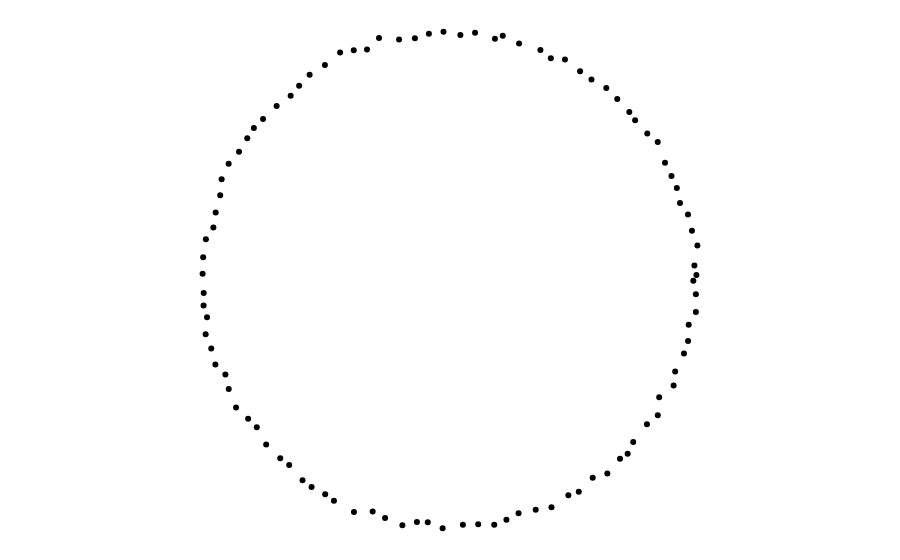

The notebook cell this image was saved under:
### Markdown cell above
Create some data

### Code cell
data1 = load_image_point_cloud("../data/data11.jpeg", n=500, threshold=0.95, intensity_weighted=False)

# make a circle as the data
data1 = np.array([[np.cos(theta), np.sin(theta)] for theta in np.linspace(0, 2 * np.pi, 100)]) + np.random.normal(scale=0.01, size=(100, 2))

ones = np.ones((data1.shape[0], 1))
print("Data shape:", ones.shape)

print("Data shape:", data1.shape)

func_basis = np.hstack((ones, data1,))  # Add a column of ones to the data

x2 = data1[:, 0] ** 2
y2 = data1[:, 1] ** 2
xy = data1[:, 0] * data1[:, 1]

func_basis = np.hstack((func_basis, xy[:, np.newaxis]))  # Add quadratic terms

print("Data shape after adding ones:", func_basis.shape)

plot_scatter_2d(data1, color = 'black').show()
dg1 = DiffusionGeometry.from_point_cloud(data1, function_basis=func_basis)
# dg1 = DiffusionGeometry.from_point_cloud(data1, rcond = 1e-1)

### Figure 1 — Plotly figure (JSON) as saved in the notebook; plotly's stock layout.template omitted (floating-point values rounded to 4 significant figures)
{"data": [{"marker": {"color": "black", "opacity": 1, "size": 6}, "mode": "markers", "type": "scatter", "x": [0.9919, 0.9963, 1.008, 0.9862, 0.9701, 0.9377, 0.9248, 0.9032, 0.8768, 0.8472, 0.8049, 0.7555, 0.7318, 0.683, 0.6385, 0.5782, 0.532, 0.4706, 0.4132, 0.3709, 0.2843, 0.218, 0.1862, 0.1055, 0.04592, -0.02266, -0.08199, -0.1388, -0.203, -0.2846, -0.3333, -0.3871, -0.4425, -0.5041, -0.5664, -0.6089, -0.6433, -0.7003, -0.7554, -0.7928, -0.8196, -0.853, -0.8951, -0.9237, -0.9294, -0.9478, -0.9572, -0.9875, -0.9986, -1.001, -0.9964, -0.997, -0.983, -0.9885, -0.9657, -0.949, -0.9083, -0.8948, -0.8649, -0.816, -0.781, -0.7428, -0.6856, -0.6493, -0.5952, -0.5583, -0.503, -0.4675, -0.3864, -0.3103, -0.2599, -0.1897, -0.1306, -0.08653, -0.02626, 0.05609, 0.1182, 0.1834, 0.2328, 0.2822, 0.3517, 0.4158, 0.4844, 0.5266, 0.5832, 0.6427, 0.694, 0.7251, 0.7478, 0.8035, 0.8474, 0.8533, 0.9117, 0.918, 0.9537, 0.9704, 0.973, 1.002, 1.002, 1.004], "y": [-0.005195, 0.05686, 0.1379, 0.1979, 0.2639, 0.3111, 0.3715, 0.42, 0.4741, 0.5587, 0.5934, 0.6464, 0.68, 0.7337, 0.7783, 0.8126, 0.846, 0.8933, 0.8987, 0.9318, 0.9581, 0.9903, 0.9775, 1.002, 0.9929, 1.006, 0.9985, 0.9801, 0.9745, 0.9811, 0.9338, 0.9316, 0.9221, 0.8714, 0.8314, 0.7874, 0.7463, 0.7045, 0.6517, 0.615, 0.5742, 0.5188, 0.4705, 0.4077, 0.3424, 0.2718, 0.2112, 0.1641, 0.09043, 0.02407, -0.05475, -0.1055, -0.1534, -0.2223, -0.2805, -0.345, -0.3854, -0.4449, -0.5194, -0.5648, -0.5994, -0.6702, -0.7259, -0.7534, -0.8151, -0.8421, -0.872, -0.8985, -0.9435, -0.942, -0.9684, -0.9974, -0.9846, -0.9855, -1.01, -0.9952, -0.9937, -0.9955, -0.9753, -0.9485, -0.935, -0.9248, -0.8758, -0.8615, -0.8052, -0.7876, -0.7275, -0.7078, -0.6595, -0.5878, -0.5508, -0.478, -0.4302, -0.3729, -0.2999, -0.2494, -0.1837, -0.1318, -0.05983, 0.0185]}], "layout": {"coloraxis": {"showscale": false}, "margin": {"b": 0, "l": 0, "r": 0, "t": 0}, "paper_bgcolor": "white", "plot_bgcolor": "white", "scene": {"aspectmode": "data", "xaxis": {"showbackground": false, "showgrid": false, "showticklabels": false, "title": {"text": ""}, "visible": false, "zeroline": false}, "yaxis": {"showbackground": false, "showgrid": false, "showticklabels": false, "title": {"text": ""}, "visible": false, "zeroline": false}, "zaxis": {"showbackground": false, "showgrid": false, "showticklabels": false, "title": {"text": ""}, "visible": false, "zeroline": false}}, "showlegend": false, "title": {"text": ""}, "xaxis": {"automargin": false, "showgrid": false, "showline": false, "showticklabels": false, "title": {"text": ""}, "zeroline": false}, "yaxis": {"automargin": false, "scaleanchor": "x", "scaleratio": 1, "showgrid": false, "showline": false, "showticklabels": false, "title": {"text": ""}, "zeroline": false}}}
